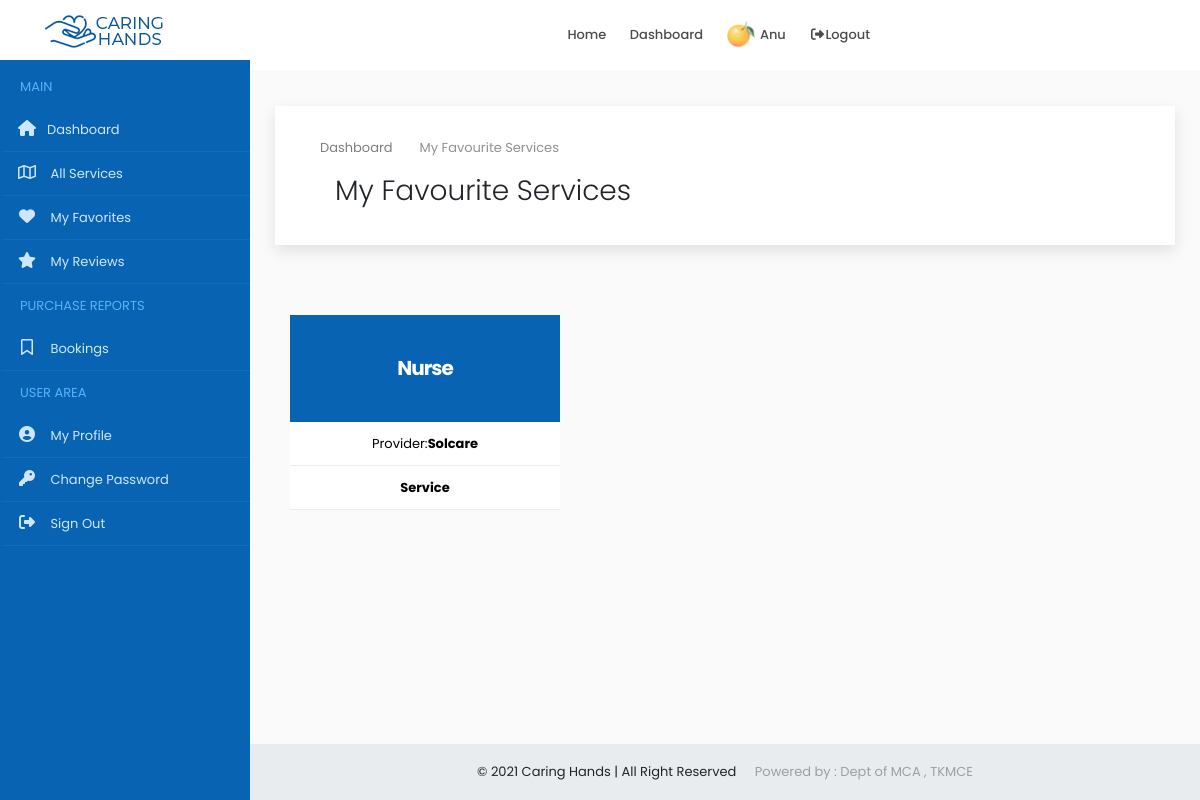
Page /user/favourite/ (signed in) on the committed database.
### accounts/models.py (models this page shows, shortened)
class Users(models.Model):
    user = models.ForeignKey(User,on_delete=models.CASCADE)
    name = models.CharField(max_length=150)
    email = models.EmailField(max_length=200,null=True, blank=True)
    organization = models.CharField(max_length=250,null=True, blank=True)
    mob = models.CharField(max_length=12)
    sex = models.CharField(max_length=10,choices=gender,default='Male')
    house = models.CharField(max_length=100,null=True, blank=True)
    street1 =models.CharField(max_length=100,null=True, blank=True)
    street2 =models.CharField(max_length=100,null=True, blank=True)
    city = models.CharField(max_length=100,null=True, blank=True)
    district = models.CharField(max_length=100,null=True, blank=True)
    state = models.CharField(max_length=100,null=True,choices=states, blank=True)
    pin = models.CharField(max_length=100,null=True,blank=True)
    age = models.IntegerField(null=True, blank=True)
    type = models.CharField(max_length=20,choices=user_type)
    approval = models.CharField(max_length=20,choices=approval_choices,default='Pending')
    document = models.FileField(upload_to='documents',null=True, blank=True)
    profile_picture = models.FileField(upload_to='dp',default='assets/img/user3.png')

class UserFavorite(models.Model):
    user = models.ForeignKey(Users, on_delete=models.CASCADE, null=True, blank=True)
    service = models.ForeignKey(ProviderService, on_delete=models.CASCADE,null=True, blank=True)
    product = models.ForeignKey(SubProduct, on_delete=models.CASCADE,null=True, blank=True)

class ProviderService(models.Model):
    user = models.ForeignKey(Users,on_delete=models.CASCADE,null=True, blank=True)
    service = models.ForeignKey(Service, on_delete=models.CASCADE,null=True, blank=True)
    count = models.IntegerField(null=True, blank=True)
    cost = models.IntegerField()

class Service(models.Model):
    category = models.CharField(max_length=250)
    providers = models.IntegerField(null=True, blank=True)
    users = models.IntegerField(null=True, blank=True)
    def __str__(self):
        return self.category

### accounts/views.py (the view)
# urls.py: path('user/favourite/',MyFavorite.as_view(), name='my_favourite'),
class MyFavorite(View):
    def get(self, request):
        x = UserCheck(request)
        if x == True:
            user = request.user
            account = Users.objects.get(user=user)
            fs = UserFavorite.objects.filter(user=account)
            context = {'account': account,'fs': fs}
            return render(request,'user/favourite.html',context)
        else:
            return redirect('home')

### accounts/functions.py (called while the page is built)
def UserCheck(request):
    user = request.user
    if user.is_authenticated:
        try:
            u = Users.objects.get(user=user)
            if u.type == 'public':
                return (True)
            else:
                return (False)
        except:
            return (False)
    else:
        return (False)

### accounts/templates/user/favourite.html (shortened to what this page needs)
{% extends 'common/dashboard_main.html' %}
{% load static %}
{% block content %}
{% include 'common/header.html' %}
{% include 'user/sidenav.html' %}
<div class="content-wrapper">
<div class="container-fluid overflow-hidden">
    <div class="row margin-tb-90px margin-lr-10px sm-mrl-0px">
        <div id="page-title" class="padding-30px background-white full-width box-shadow">
            <div class="container">
                <ol class="breadcrumb opacity-5">
                    <li><a href="{% url 'home' %}">Dashboard</a></li>
                    <li class="active">My Favourite Services</li>
                </ol>
                <div class="container-fluid">
                    <div class="row">
                        <div class="col-6">
                            <h1 class="font-weight-300">My Favourite Services</h1>
                        </div>
                        <div class="col-6">
                        </div>
                    </div>
                </div>
            </div>
        </div>
        <div class="container-fluid">
            <div class="row" style="margin-top:40px">
                {% for i in fs %}
                <div class="col-lg-4 col-md-4  col-sm-6 sm-mb-40px wow fadeInUp" data-wow-delay="0.2s" style="visibility: visible; animation-delay: 0.2s; animation-name: fadeInUp;margin-top: 30px;">
                    <a href="#" data-toggle="modal" data-target="#addservice_{{i.id}}">
                        <div class="pricing hover-effect">
                            <div class="pricing-head text-center">
                                <h3 class="font-weight-700 padding-40px background-main-color margin-0px text-white">
                                    {% if i.service %}
                                    <span class=" z-index-2 position-relative d-block">{{i.service.service|title}}
                                    {% else %}
                                    <span class=" z-index-2 position-relative d-block">{{i.product|title}}<span class="d-block text-small font-weight-300"></span>
                                    {% endif %}
                                    </span>
                                </h3>
                            </div>
                            <ul class="pricing-content text-center list-unstyled background-white">
                                {% if i.service %}
                                <li>Provider:<strong>{{i.service.user.organization}}</strong></li>
                                <li><strong>Service</strong></li>
                                {% else %}
                                <li>Provider:<strong>{{i.subproduct.service.user.organization}}</strong></li>
                                <li><strong>Product</strong></li>
                                {% endif %}
                            </ul>
                        </div>
                    </a>
                </div>
                {% empty %}
                <div class="alert alert-danger  margin-bottom-35px border-radius-10 padding-30px">
                    <strong>OOPS!</strong> No Services found
                    <hr>
                    <p class="margin-0px">If you feel this is a error please contact the service provider.</p>
                </div>
                {% endfor %}
            </div>
        </div>
    </div>
</div>
{% include 'common/small_footer.html' %}
</div>
{% endblock %}

### accounts/templates/common/header.html (shortened to what this page needs)
{% load static %}
<header>
    <div id="fixed-header-dark" class="header-output fixed-header" style="background-color: white;">
        <div class="container header-in">
            <div class="row">
                <div class="col-lg-2 col-md-12">
                    <a id="logo" href="{% url 'index' %}" class="d-inline-block margin-tb-15px"><img
                            src="{% static 'assets/img/logo-1.png' %}" alt=""></a>
                </div>
                <div class="col-lg-7 col-md-12 position-inherit">
                    <ul id="menu-main" class="nav-menu float-lg-right link-padding-tb-20px">
                        <li><a href="{% url 'index' %}">Home</a>
                        </li>
                        <li><a href="{% url 'home' %}">Dashboard</a>
                        </li>
                        {% if request.user.is_authenticated %}
                        <li><a href="{% url 'home' %}"><img src="{{account.profile_picture.url}}" class="height-30px border-radius-30" alt=""> {{account.name|title}}</a></li>
                        <li><a href="{% url 'logout' %}" data-toggle="modal" data-target="#exampleModal"><i class="fa fa-fw fa-sign-out-alt"></i>Logout</a></li>
                        {% else %}
                        <li><a href="{% url 'login' %}"><i class="far fa-user"></i> Login</a></li>
                        {% endif %}
                    </ul>
                </div>
                <div class="col-lg-3 col-md-12">
                </div>
            </div>
        </div>
    </div>
</header>

### static/assets/css/colors/main.css (style rules this page uses)
.background-main-color { background-color: #0864b2; }

### static/assets/css/sb-admin.css (style rules this page uses)
html { position: relative; min-height: 100%; }
body { overflow-x: hidden; }
.content-wrapper { min-height: calc(100vh - 56px); padding-top: 1rem; }
.content-wrapper { overflow-x: hidden; }
@media (min-width: 992px) { .content-wrapper { margin-left: 250px; } }

### rows in the picture
Users: profile_picture (picture), name "Anu"
UserFavorite: service.service "Nurse", service.user.organization "Solcare"
